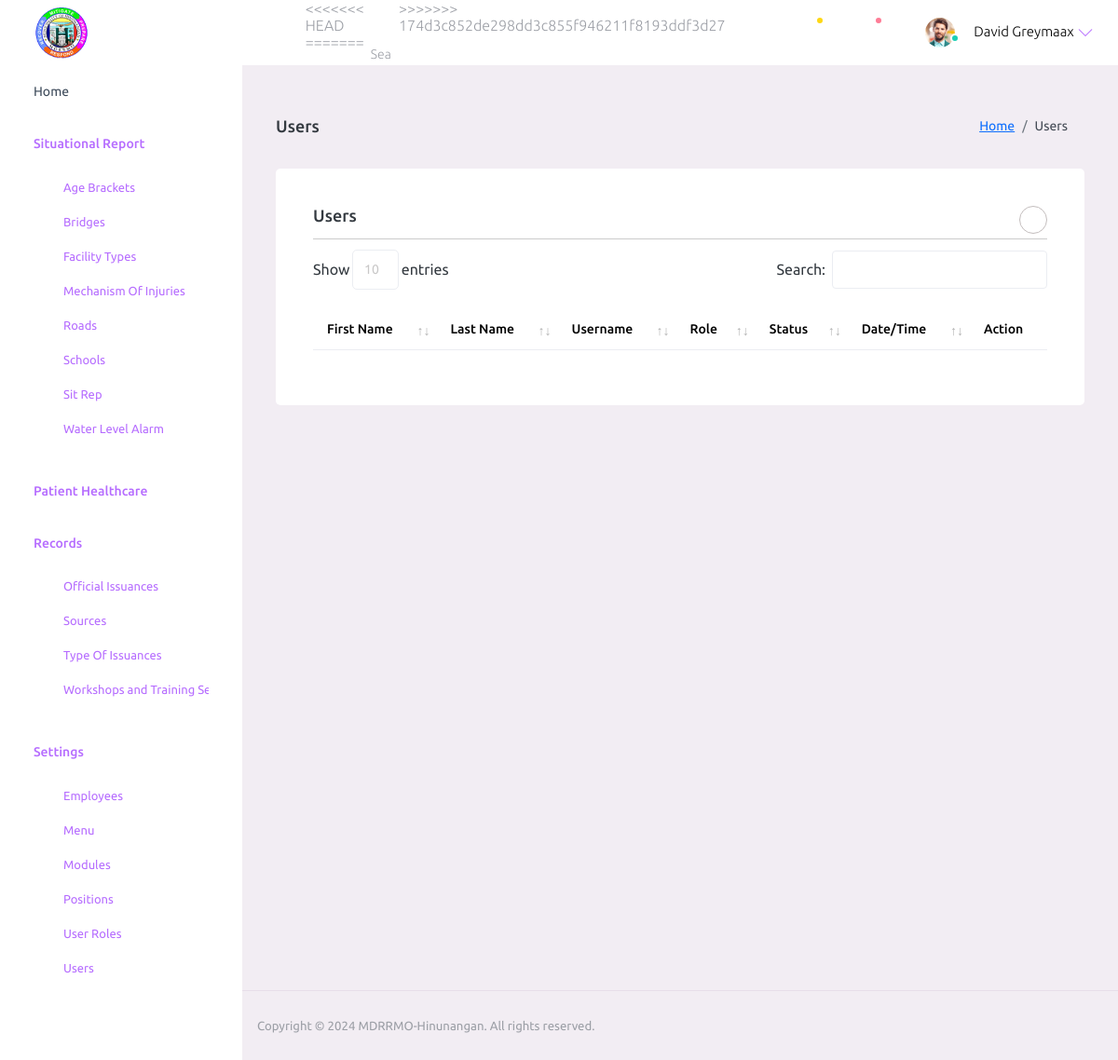
Before: /views/settings/users/index.php (signed in) with the older database file.
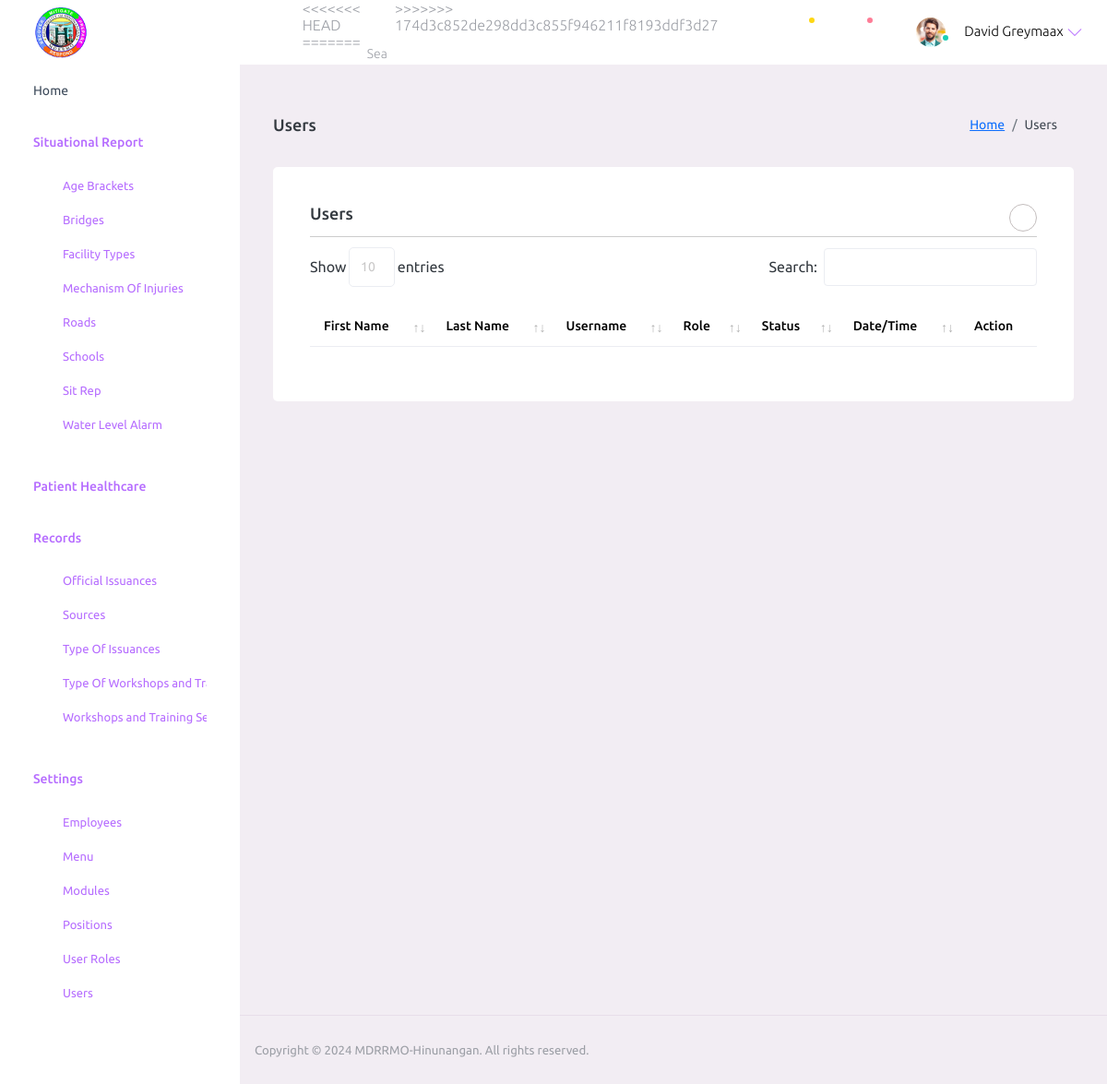
After: the same page with the newer database file.
### tables this page shows
CREATE TABLE `menu` (
  `id` int NOT NULL AUTO_INCREMENT,
  `name` varchar(45) DEFAULT NULL,
  `url` varchar(255) DEFAULT NULL,
  `icon` varchar(45) DEFAULT NULL,
  `sort` int NOT NULL DEFAULT '0',
  `active_keyword` varchar(45) DEFAULT NULL,
  `is_active` char(1) NOT NULL DEFAULT 'Y' COMMENT 'Y = Yes\nN = No',
  `created_by` int DEFAULT NULL,
  `created_at` datetime DEFAULT NULL,
  `updated_by` int DEFAULT NULL,
  `updated_at` timestamp NOT NULL DEFAULT CURRENT_TIMESTAMP ON UPDATE CURRENT_TIMESTAMP,
  PRIMARY KEY (`id`)
);

CREATE TABLE `sub_menu` (
  `id` int NOT NULL AUTO_INCREMENT,
  `menu_id` int NOT NULL,
  `name` varchar(100) DEFAULT NULL,
  `url` varchar(255) DEFAULT NULL,
  `icon` varchar(45) DEFAULT NULL,
  `sort` int NOT NULL DEFAULT '0',
  `active_keyword` varchar(45) DEFAULT NULL,
  `is_active` char(1) NOT NULL DEFAULT 'Y' COMMENT 'Y = Yes\nN = No',
  `created_by` int DEFAULT NULL,
  `created_at` datetime DEFAULT NULL,
  `updated_by` int DEFAULT NULL,
  `updated_at` timestamp NOT NULL DEFAULT CURRENT_TIMESTAMP ON UPDATE CURRENT_TIMESTAMP,
  PRIMARY KEY (`id`)
);

### models/Models.php (called while the page is built)
<?php
class Models {
    protected function getDocumentRoot() {
        return $_SERVER['DOCUMENT_ROOT'];
    }
}

### inc/conn.php (called while the page is built, shortened)
<?php
class DB
{
	private $pdo;
	private static $instance = null;
	private function __construct() {
		$dsn = 'mysql:dbname=mdrrmo;host=127.0.0.1';
		$user = 'root';
		$password = '';
		$this->pdo = new \PDO($dsn, $user, $password);
	}
	public static function getInstance() {
		if (null === self::$instance) {
			self::$instance = new $c;
		}
		return self::$instance;
	}
	public function select($sql, $action = 'all') {
		$sth = $this->pdo->query($sql);
		return $sth->fetchAll();
	}
}

### models/Menu.php (called while the page is built, shortened)
<?php
require_once('Models.php');
class Menu extends Models {
    protected $db;
    private $table;
    public function __construct() {
		require_once($this->getDocumentRoot() . '/inc/conn.php');
        $this->db = DB::getInstance();
        $this->table = 'menu';
	}
	public function getWhere( $where = '', $sortBy = 'name ASC') {
		$sql = "SELECT * FROM $this->table WHERE 1 ";
		$sql .= " ORDER BY $sortBy ";
        $rows = $this->db->select($sql);
        return $rows;
	}
}

### models/Sub_menu.php (called while the page is built, shortened)
<?php
require_once('Models.php');
class Sub_menu extends Models
{
    protected $db;
    private $table;
    public function __construct() {
		require_once($this->getDocumentRoot() . '/inc/conn.php');
        $this->db = DB::getInstance();
        $this->table = 'sub_menu';
	}
	public function getWhere($where = '', $sortBy = 'sort ASC') {
		$sql = "SELECT * FROM $this->table WHERE is_active = 'Y'";
		if(!empty($where)) {
			$sql .= " $where";
		}
		$sql .= " ORDER BY $sortBy ";
        $rows = $this->db->select($sql);
        return $rows;
	}
}

### inc/helpers.php (called while the page is built, shortened)
<?php
class Helpers {
     public function checkactivemenu($uri, $activekeyword) {
        $spl = str_replace('/views/','',$uri);
        if(stripos($spl, $activekeyword) !== false) {
            return 1;
        }
        return 0;
    }
}

### views/settings/users/index.php (the view, shortened to what the changed rows need)
<?php
require_once('../../../inc/helpers.php');
$helpers = new Helpers();
include_once '../../../templates/header.php';
include_once '../../../templates/sidebar.php';
?>
    <div class="main-panel">
        <div class="content-wrapper">
            <div class="card">
                <div class="card-body">
                    <table class="table" id="tbl-data">
                        <thead>
                            <tr>
                                <th>First Name</th>
                                <th>Last Name</th>
                                <th>Username</th>
                                <th>Role</th>
                                <th>Status</th>
                                <th>Date/Time</th>
                                <th>Action</th>
                            </tr>
                        </thead>
                    </table>
                </div>
            </div>
        </div>
<?php
    include_once '../../../templates/footer.php';
?>

### templates/sidebar.php (shortened to what the changed rows need)
<?php
require ($_SERVER['DOCUMENT_ROOT'] . '/models/Menu.php');
require ($_SERVER['DOCUMENT_ROOT'] . '/models/Sub_menu.php');
$uri = $_SERVER['REQUEST_URI'];
$menu       = new Menu();
$sub_menu   = new Sub_menu();
$resMenu = $menu->getWhere('', 'sort ASC');
$menu_list = [];
foreach($resMenu AS $row) {
    $resSubMenu = $sub_menu->getWhere(" AND menu_id = " . $row['id'], "name ASC");
    $menu_list[] = [
        'id'    => $row['id'],
        'name'  => $row['name'],
        'url'   => $row['url'],
        'icon'  => $row['icon'],
        'active_keyword'  => $row['active_keyword'],
        'sub_menu' => $resSubMenu
    ];
}
?>
    <div class="container-fluid page-body-wrapper">
        <nav class="sidebar sidebar-offcanvas" id="sidebar">
            <ul class="nav">
            <?php foreach($menu_list AS $row):
                    $checkmenu = $helpers->checkactivemenu($uri, $row['active_keyword']);
                    $active = ($checkmenu == 1) ? 'active' : '';
                    $baseUrl = BASE_URL;
                    if($row['active_keyword'] != 'home') {
                        $baseUrl = BASE_URL . $row['url'];
                    }
                ?>
                <?php if(empty($row['sub_menu'])): ?>
                <li class="nav-item <?php echo $active ?>" data-status = "<?php echo $checkmenu ?>" data-active-keyword="<?php echo $row['active_keyword'] . '|' . $uri ?>">
                    <a class="nav-link" href="<?php echo $baseUrl ?>">
                        <span class="menu-title"><?php echo $row['name'] ?></span>
                        <i class="<?php echo $row['icon'] ?>"></i>
                    </a>
                </li>
                <?php else : ?>
                <li class="nav-item">
                    <a class="nav-link <?php echo $active ?>" data-status = "<?php echo $checkmenu ?>" data-active-keyword="<?php echo $row['active_keyword'] . '|' . $uri ?>" data-bs-toggle="collapse" href="#<?php echo $row['active_keyword'] ?>" aria-expanded="false" aria-controls="<?php echo $row['active_keyword'] ?>">
                        <span class="menu-title"><?php echo $row['name'] ?></span>
                        <i class="menu-arrow"></i>
                        <i class="<?php echo $row['icon'] ?>"></i>
                    </a>
                    <div class="collapse" id="<?php echo $row['active_keyword'] ?>">
                        <ul class="nav flex-column sub-menu">
                            <?php foreach($row['sub_menu'] AS $rows):
                                $checkmenu2 = $helpers->checkactivemenu($uri, $rows['active_keyword']);
                                $active2 = ($checkmenu2) ? 'active' : '';
                            ?>
                            <li class="nav-item" data-status = "<?php echo $checkmenu2 ?>">
                                <a class="<?php echo $rows['icon'] ?> <?php echo $active2 ?>" href="<?php echo BASE_URL . '/' . $rows['url'] ?>">
                                    <?php echo $rows['name'] ?>
                                </a>
                            </li>
                            <?php endforeach; ?>
                        </ul>
                    </div>
                </li>
                <?php endif; ?>
                <?php $checkmenu = false; endforeach; ?>
            </ul>
        </nav>

Changed rows visible on the page:
added sub_menu: name "Type Of Workshops and…", shown under menu "Records"
